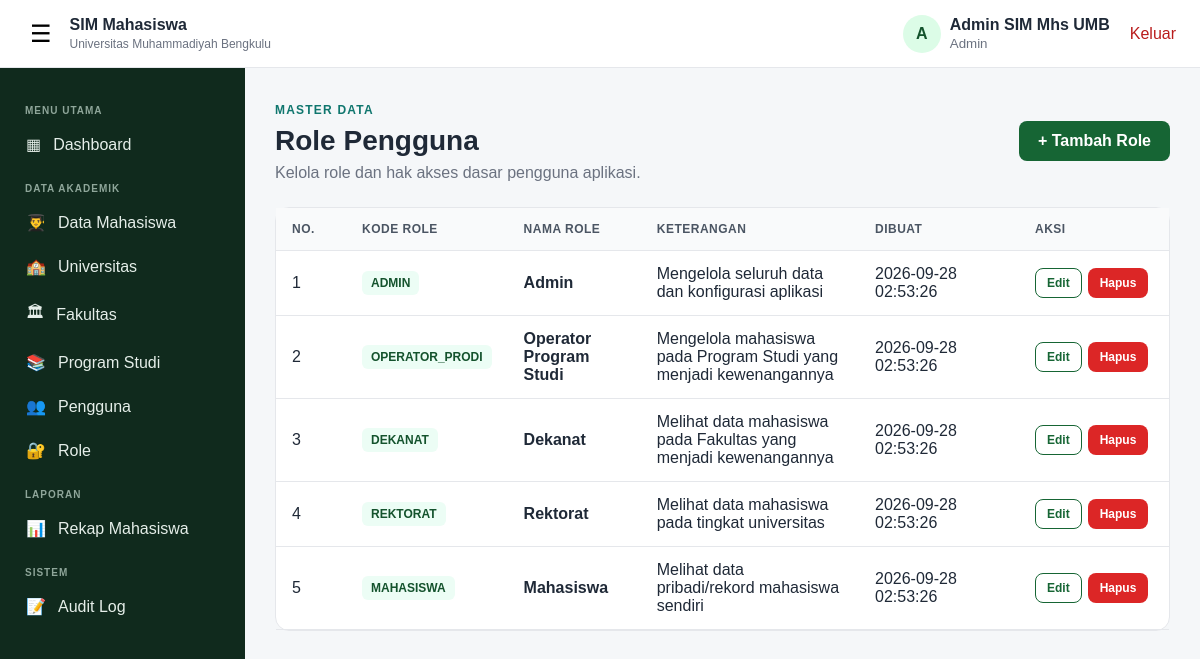
Page /role.php (signed in) on the committed database.
### tables this page shows
CREATE TABLE `roles` (
  `id_role` smallint(5) UNSIGNED NOT NULL,
  `kode_role` varchar(30) NOT NULL,
  `nama_role` varchar(100) NOT NULL,
  `keterangan` varchar(255) DEFAULT NULL,
  `created_at` timestamp NOT NULL DEFAULT current_timestamp()
);

### role.php (the view, shortened to what this page needs)
<?php
require_once 'koneksi.php';
$result = mysqli_query(
    $koneksi,
    "SELECT id_role, kode_role, nama_role, keterangan, created_at
     FROM roles
     ORDER BY id_role ASC"
);
?>
<!DOCTYPE html>
<html lang="id">
<head>
    <link rel="stylesheet" href="style.css">
</head>
<body class="app-body">
<?php include 'topbar.php'; ?>
<?php include 'sideleftbar.php'; ?>
<main class="main-content">
    <div class="page-heading page-heading-flex">
        <div>
            <span class="eyebrow">MASTER DATA</span>
            <h1>Role Pengguna</h1>
            <p>Kelola role dan hak akses dasar pengguna aplikasi.</p>
        </div>
        <a href="role_tambah.php" class="btn btn-primary">+ Tambah Role</a>
    </div>
    <div class="dashboard-panel">
        <div class="table-responsive">
            <table class="data-table">
                <thead>
                    <tr>
                        <th width="70">No.</th>
                        <th width="150">Kode Role</th>
                        <th>Nama Role</th>
                        <th>Keterangan</th>
                        <th width="160">Dibuat</th>
                        <th width="150">Aksi</th>
                    </tr>
                </thead>
                <tbody>
                <?php if (mysqli_num_rows($result) > 0): ?>
                    <?php $no = 1; ?>
                    <?php while ($row = mysqli_fetch_assoc($result)): ?>
                        <tr>
                            <td><?= $no++ ?></td>
                            <td><span class="badge"><?= htmlspecialchars($row['kode_role']) ?></span></td>
                            <td><strong><?= htmlspecialchars($row['nama_role']) ?></strong></td>
                            <td><?= htmlspecialchars($row['keterangan'] ?? '-') ?></td>
                            <td><?= htmlspecialchars($row['created_at']) ?></td>
                            <td>
                                <div class="action-group">
                                    <a class="btn btn-sm btn-outline" href="role_edit.php?id=<?= (int)$row['id_role'] ?>">Edit</a>
                                    <form action="role_hapus.php" method="post" onsubmit="return confirm('Hapus role ini?');">
                                        <button type="submit" class="btn btn-sm btn-danger">Hapus</button>
                                    </form>
                                </div>
                            </td>
                        </tr>
                    <?php endwhile; ?>
                <?php else: ?>
                    <tr>
                        <td colspan="6" class="empty-state">Belum ada data role.</td>
                    </tr>
                <?php endif; ?>
                </tbody>
            </table>
        </div>
    </div>
</main>
</body>
</html>

### style.css (style rules this page uses)
* { box-sizing: border-box; }
:root { --primary: #166534; --primary-dark: #14532d; --secondary: #0f766e; --text: #1f2937; --muted: #6b7280; --border: #e5e7eb; --bg: #f5f7f9; --white: #ffffff; --danger: #b91c1c; --sidebar: #102a1d; }
body { margin: 0; font-family: Arial, Helvetica, sans-serif; color: var(--text); background: var(--bg); }
a { text-decoration: none; color: inherit; }
.btn { display: inline-flex; align-items: center; justify-content: center; border: 1px solid transparent; border-radius: 8px; padding: 10px 18px; font-weight: 600; cursor: pointer; }
.btn-primary { background: var(--primary); color: #fff; }
.btn-outline { border-color: var(--primary); color: var(--primary); background: #fff; }
.eyebrow { color: var(--secondary); font-size: 12px; font-weight: 800; letter-spacing: 1.2px; }
.app-body { min-height: 100vh; }
.main-content { margin-left: 245px; padding: 100px 30px 40px; min-height: 100vh; }
.page-heading { margin-bottom: 25px; }
.page-heading h1 { margin: 7px 0; font-size: 28px; }
.page-heading p { color: var(--muted); margin: 0; }
.dashboard-panel { background: #fff; border: 1px solid var(--border); border-radius: 14px; margin-top: 25px; }
.page-heading-flex { display: flex; align-items: center; justify-content: space-between; gap: 20px; }
.table-responsive { overflow-x: auto; }
.data-table { width: 100%; border-collapse: collapse; min-width: 850px; }
.data-table th, .data-table td { padding: 14px 16px; border-bottom: 1px solid var(--border); text-align: left; vertical-align: middle; }
.data-table th { background: #f9fafb; color: #4b5563; font-size: 12px; text-transform: uppercase; letter-spacing: .5px; }
.badge { display: inline-block; padding: 5px 9px; border-radius: 6px; background: #ecfdf5; color: var(--primary-dark); font-size: 12px; font-weight: 700; }
.action-group { display: flex; align-items: center; gap: 6px; }
.action-group form { margin: 0; }
.btn-sm { padding: 7px 11px; font-size: 12px; }
.btn-danger { background: #dc2626; color: #fff; }

### rows in the picture
roles: kode_role "ADMIN", nama_role "Admin", keterangan "Mengelola seluruh data dan konfigurasi aplikasi", created_at "2026-09-28 02:53:26"
roles: kode_role "OPERATOR_PRODI", nama_role "Operator Program Studi", keterangan "Mengelola mahasiswa pada Program Studi yang menjadi kewenangannya", created_at "2026-09-28 02:53:26"
roles: kode_role "DEKANAT", nama_role "Dekanat", keterangan "Melihat data mahasiswa pada Fakultas yang menjadi kewenangannya", created_at "2026-09-28 02:53:26"
roles: kode_role "REKTORAT", nama_role "Rektorat", keterangan "Melihat data mahasiswa pada tingkat universitas", created_at "2026-09-28 02:53:26"
roles: kode_role "MAHASISWA", nama_role "Mahasiswa", keterangan "Melihat data pribadi/rekord mahasiswa sendiri", created_at "2026-09-28 02:53:26"

### other values in the picture
substr($namaPengguna, 0, 1) "A"
$namaPengguna "Admin SIM Mhs UMB"
$namaRole "Admin"
